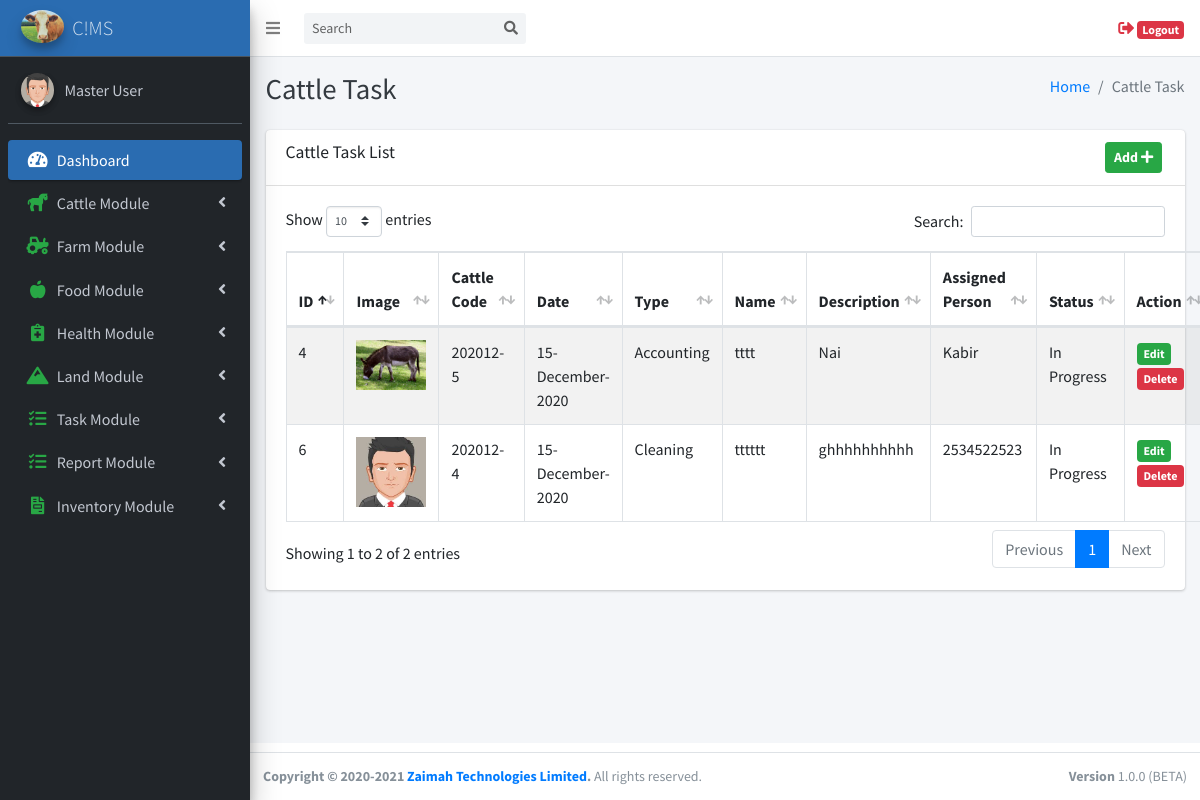
Screenshot of /cattle_module/cattle_task/index.php (signed in) with the database file from the repository.
### tables this page shows
CREATE TABLE `cattle_task` (
  `cattle_task_id` int(11) NOT NULL,
  `user_id` int(11) NOT NULL,
  `create_date` timestamp NULL DEFAULT NULL,
  `update_date` timestamp NULL DEFAULT NULL,
  `delete_status` int(11) NOT NULL DEFAULT 0,
  `cattle_code` text DEFAULT NULL,
  `task_date` date DEFAULT NULL,
  `task_type` text DEFAULT NULL,
  `assigned_person` text DEFAULT NULL,
  `task_status` text DEFAULT NULL,
  `task_title` text DEFAULT NULL,
  `task_description` text DEFAULT NULL,
  `cattle_task_pic` text DEFAULT NULL
);

CREATE TABLE `cattle_profile` (
  `cattle_profile_id` int(11) NOT NULL,
  `user_id` int(11) DEFAULT 0,
  `create_date` timestamp NULL DEFAULT NULL,
  `update_date` timestamp NULL DEFAULT NULL,
  `delete_status` int(11) NOT NULL DEFAULT 0,
  `cattle_code` text DEFAULT NULL,
  `ear_tag` text DEFAULT NULL,
  `ear_tag_color` text DEFAULT NULL,
  `electronic_ear_tag` text DEFAULT NULL,
  `other_tag` text DEFAULT NULL,
  `brand` text DEFAULT NULL,
  `animal_type` text DEFAULT NULL,
  `conception_type` text DEFAULT NULL,
  `birth_date` text DEFAULT NULL,
  `birth_weight` text DEFAULT NULL,
  `weaning_date` text DEFAULT NULL,
  `weaning_weight` text DEFAULT NULL,
  `castrated` text DEFAULT NULL,
  `castrated_date` text DEFAULT NULL,
  `gender` text DEFAULT NULL,
  `height` text DEFAULT NULL,
  `width` text DEFAULT NULL,
  `length` text DEFAULT NULL,
  `weight` double NOT NULL,
  `cattle_kin` text DEFAULT NULL,
  `teeth` text DEFAULT NULL,
  `color` text DEFAULT NULL,
  `special_sign` text DEFAULT NULL,
  `horn` text DEFAULT NULL,
  `farm` text DEFAULT NULL,
  `remarks` text DEFAULT NULL,
  `status` text DEFAULT NULL,
  `age` text DEFAULT NULL,
  `problem_type` text DEFAULT NULL,
  `problem_details` text DEFAULT NULL,
  `problem_area` text DEFAULT NULL,
  `mother_id` text DEFAULT NULL,
  `father_id` text DEFAULT NULL,
  `buy_or_birth` text DEFAULT NULL,
  `buy_price` text DEFAULT NULL,
  `buy_date` text DEFAULT NULL,
  `cattle_profile_pic` text DEFAULT NULL
);

CREATE TABLE `task_type` (
  `task_type_id` int(11) NOT NULL,
  `task_type_name` text NOT NULL,
  `user_id` int(11) DEFAULT NULL,
  `create_date` timestamp NULL DEFAULT NULL,
  `update_date` int(11) DEFAULT NULL,
  `delete_status` int(11) NOT NULL DEFAULT 0
);

CREATE TABLE `employee_profile` (
  `employee_profile_id` int(11) NOT NULL,
  `user_id` int(11) NOT NULL,
  `create_date` timestamp NULL DEFAULT NULL,
  `update_date` timestamp NULL DEFAULT NULL,
  `delete_status` int(11) NOT NULL DEFAULT 0,
  `emp_name` text DEFAULT NULL,
  `designation` text NOT NULL,
  `phone` text NOT NULL,
  `social_media` text DEFAULT NULL,
  `email` text NOT NULL,
  `address` text NOT NULL,
  `contact_person` text DEFAULT NULL,
  `contact_person_details` text DEFAULT NULL,
  `dob` date NOT NULL,
  `gender` text NOT NULL,
  `role` text DEFAULT NULL,
  `permission` text DEFAULT NULL,
  `user_name` text DEFAULT NULL,
  `password` text DEFAULT NULL,
  `farm_id` text NOT NULL,
  `employee_profile_pic_url` text DEFAULT NULL
);

CREATE TABLE `task_status` (
  `task_status_id` int(11) NOT NULL,
  `task_status_name` text NOT NULL,
  `user_id` int(11) DEFAULT NULL,
  `create_date` timestamp NULL DEFAULT NULL,
  `update_date` int(11) DEFAULT NULL,
  `delete_status` int(11) NOT NULL DEFAULT 0
);

### dashboard/info_store/function.php (called while the page is built, shortened)
<?php
function get_employee_name($connect, $employee_id)
{
    $statement = $connect->prepare("SELECT * FROM employee_profile WHERE employee_profile_id = '$employee_id' ");
    $statement->execute();
    $result = $statement->fetchAll();
    foreach ($result as $row) {
        return $row['emp_name'];
    }
}
function get_cattle_code($connect, $cattle_id)
{
    $statement = $connect->prepare("SELECT * FROM cattle_profile WHERE cattle_profile_id = '$cattle_id' ");
    $statement->execute();
    $result = $statement->fetchAll();
    foreach ($result as $row) {
        return $row['cattle_code'];
    }
}
function get_task_type_name($connect, $task_type_id)
{
    $statement = $connect->prepare("SELECT * FROM task_type WHERE task_type_id = '$task_type_id' ");
    $statement->execute();
    $result = $statement->fetchAll();
    foreach ($result as $row) {
        return $row['task_type_name'];
    }
}
function get_task_status_name($connect, $task_status_id)
{
    $statement = $connect->prepare("SELECT * FROM task_status WHERE task_status_id = '$task_status_id' ");
    $statement->execute();
    $result = $statement->fetchAll();
    foreach ($result as $row) {
        return $row['task_status_name'];
    }
}
?>

### cattle_module/cattle_task/index.php (the view, shortened to what this page needs)
<?php
include_once "../../dashboard/index/navbar.php";
include_once "../../dashboard/index/sidebar.php";
include_once "../../dashboard/info_store/function.php";
?>
<div class="row mb-2">
  <div class="col-sm-6">
    <h1 class="m-0 text-dark">Cattle Task</h1>
  </div>
  <div class="col-sm-6">
    <ol class="breadcrumb float-sm-right">
      <li class="breadcrumb-item"><a href="<?php echo $_SESSION['base_url']; ?>">Home</a></li>
      <li class="breadcrumb-item active">Cattle Task</li>
    </ol>
  </div>
</div>
</div>
</div>
<section class="content">
  <div class="container-fluid">
    <div class="card">
      <div class="card-header">
        <div class="row">
          <div class="col-lg-11">
            <h3 class="card-title">Cattle Task List</h3>
          </div>
          <div class="col-lg-1">
            <a href="add.php">
              <button class="btn btn-sm btn-success"><b>Add</b> <i class="fas fa-plus"></i></button>
            </a>
          </div>
        </div>
      </div>
      <div class="card-body">
        <table id="example1" class="table table-bordered table-striped">
          <thead>
          <tr>
            <th>ID</th>
            <th>Image</th>
            <th>Cattle Code</th>
            <th>Date</th>
            <th>Type</th>
            <th>Name</th>
            <th>Description</th>
            <th>Assigned Person</th>
            <th>Status</th>
            <th>Action</th>
          </tr>
          </thead>
          <tbody>
          <?php
          $query = $connect->prepare("SELECT * FROM `cattle_task` WHERE delete_status = 0");
          $query->execute();
          $result = $query->fetchAll();
          foreach ($result as $row) {
            ?>
            <tr>
              <td><?php echo $row['cattle_task_id']; ?></td>
              <td><img src="<?php echo $row['cattle_task_pic']; ?>" width='70px'></td>
              <td><?php echo get_cattle_code($connect, $row['cattle_code']); ?></td>
              <td><?php if(!empty($row['task_date'])){ echo date("d-F-Y", strtotime($row['task_date'])); } ?></td>
              <td><?php echo get_task_type_name($connect, $row['task_type']) ; ?></td>
              <td><?php echo $row['task_title']; ?></td>
              <td><?php echo $row['task_description']; ?></td>
              <td><?php echo get_employee_name($connect, $row['assigned_person']); ?></td>
              <td><?php echo get_task_status_name($connect, $row['task_status']) ; ?></td>
              <td><a href="add.php?id=<?php echo((((($row['cattle_task_id'] + 9954) * 777) / 100) * 2) * 1971); ?>">
                  <button class="badge badge-success btn-sm">Edit</button>
                </a>
                  <button type="button" name="delete" id="<?php echo $row["cattle_task_id"] ?>"
                                                    class="badge badge-danger btn-sm delete"
                                                    data-status="<?php echo $row["delete_status"] ?>">Delete
                                            </button>
              </td>
            </tr>
            <?php
          }
          ?>
          </tbody>
        </table>
      </div>
    </div>
  </div>
</section>
<?php
include_once "../../dashboard/index/footer.php";
?>

### rows the page displays
cattle_task: cattle_task_id "4", cattle_task_pic (picture), cattle_code.cattle_code "202012-5", task_date "15-December-2020", task_type.task_type_name "Accounting", task_title "tttt", task_description "Nai", assigned_person.emp_name "Kabir", task_status.task_status_name "In Progress"
cattle_task: cattle_task_id "6", cattle_task_pic (picture), cattle_code.cattle_code "202012-4", task_date "15-December-2020", task_type.task_type_name "Cleaning", task_title "tttttt", task_description "ghhhhhhhhhh", assigned_person.emp_name "2534522523", task_status "In Progress"

### other values shown
$_SESSION['user_name'] "Master User"
